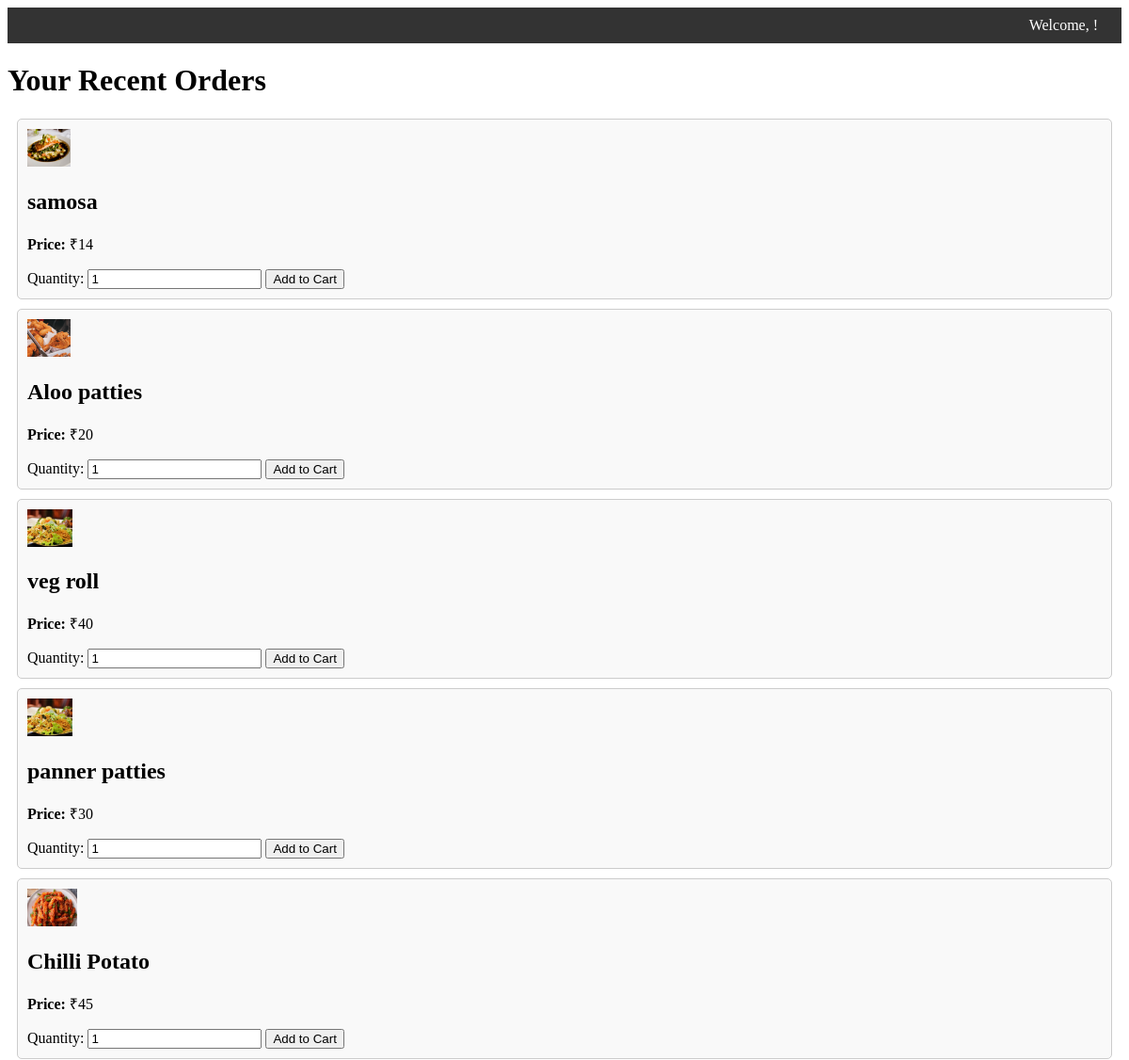
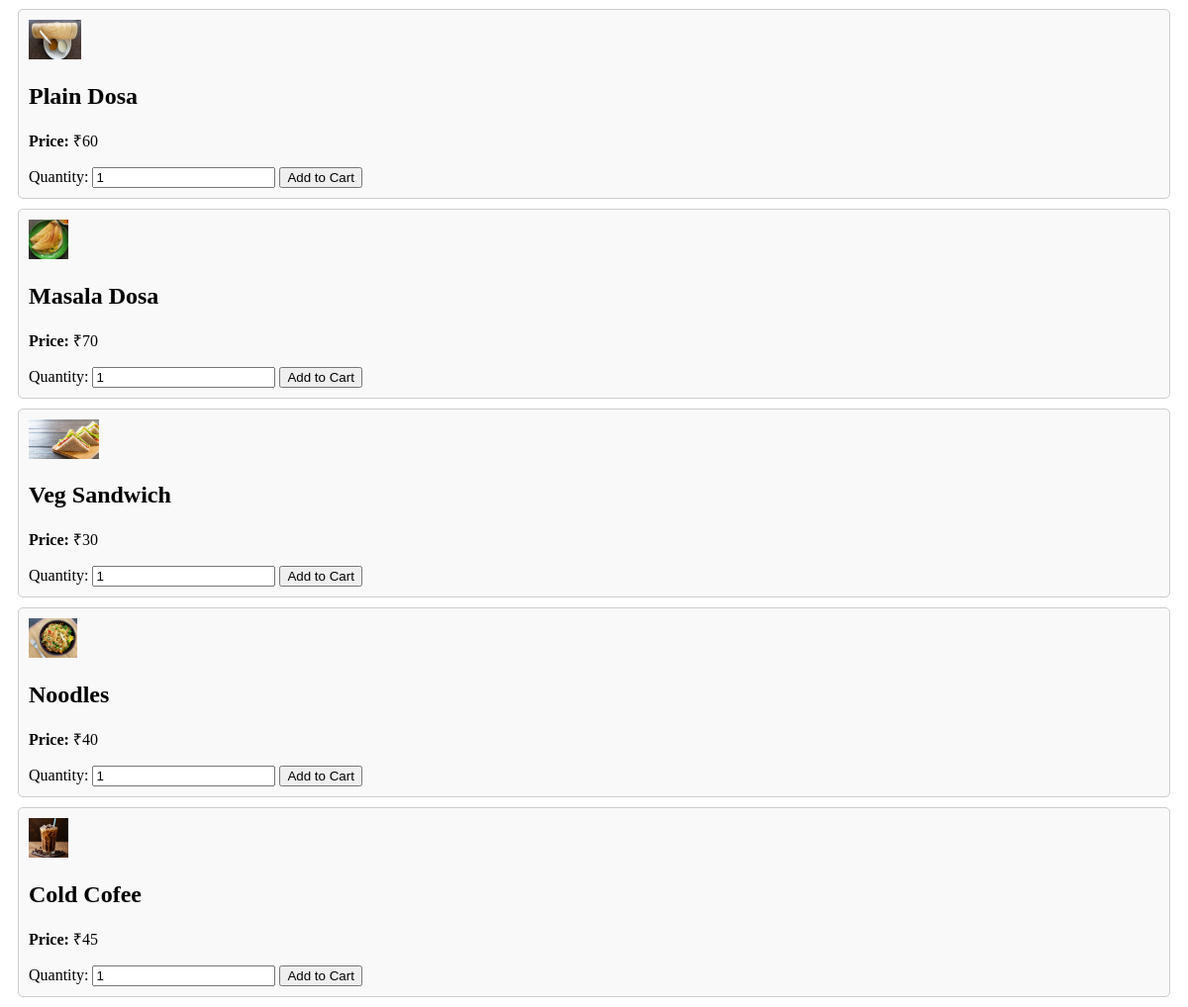
Page /cankiet/c1/menu/ on the committed database (2 pictures, top to bottom).
### cankiet/models.py (models this page shows, shortened)
class Items(models.Model):
    i_no=models.CharField(max_length=12,primary_key=True)
    item=models.CharField(max_length=20)
    i_image=models.ImageField(upload_to='images/',blank=True)
    price=models.IntegerField()
    c_no=models.CharField(max_length=12)
    availability=models.CharField(max_length=1)

### cankiet/views.py (the view)
# urls.py: path('<str:c_no>/menu/', views.menu, name='menu'),
def menu(request,c_no):
    canteen = get_object_or_404(Canteen, c_no=c_no)
    items = Items.objects.filter(c_no=canteen.c_no)
    return render(request, 'cankiet/menu.html', {'canteen': canteen, 'items': items})

### cankiet/templates/cankiet/menu.html (shortened to what this page needs)
{% load static %}
<!DOCTYPE html>
<html>
<head>
</head>
<body>
    <div class="navbar">
        <span>Welcome, {{ request.session.user.name }}!</span>
    </div>
    <h1>Your Recent Orders</h1>
    <div id="item-container">
        {% for item in items %}
            <div class="item-card">
                <img src="{{item.i_image.url}}" height="40px" alt="">
                <h2>{{ item.item }}</h2>
                <p><strong>Price:</strong> ₹{{ item.price }}</p>
                <form method="post" action="{% url 'cart' canteen.c_no %}">
                    <label for="quantity_{{ item.i_no }}">Quantity:</label>
                    <input type="number" id="quantity_{{ item.i_no }}" name="quantity" min="1" value="1" required>
                    <button type="submit">Add to Cart</button>
                </form>
            </div>
        {% endfor %}
    </div>
</body>
</html>

### cankiet/templates/cankiet/menu.html (style rules this page uses)
.navbar { background-color: #333; color: white; padding: 10px; text-align: right; }
.navbar span { margin-right: 15px; }
.item-card { border: 1px solid #ccc; padding: 10px; margin: 10px; border-radius: 5px; background-color: #f9f9f9; }

### rows in the picture
Items: i_image (picture), item "samosa", price "14"
Items: i_image (picture), item "Aloo patties", price "20"
Items: i_image (picture), item "veg roll", price "40"
Items: i_image (picture), item "panner patties", price "30"
Items: i_image (picture), item "Chilli Potato", price "45"
Items: i_image (picture), item "Plain Dosa", price "60"
Items: i_image (picture), item "Masala Dosa", price "70"
Items: i_image (picture), item "Veg Sandwich", price "30"
Items: i_image (picture), item "Noodles", price "40"
Items: i_image (picture), item "Cold Cofee", price "45"
